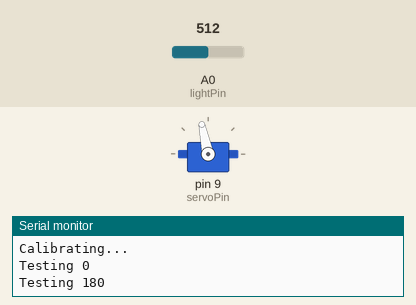
Bench run of a sketch on a simulated Arduino Uno, built with avr-gcc and run on an emulated ATmega328P. Shown: servo, the last lines printed to the serial monitor. The test bench sets the inputs (shaded band); at power-on: A0 (lightPin) = 512.

Above: at 16.2 s.
16.3 s: A0 (lightPin) set to 306
At 19.8 s:
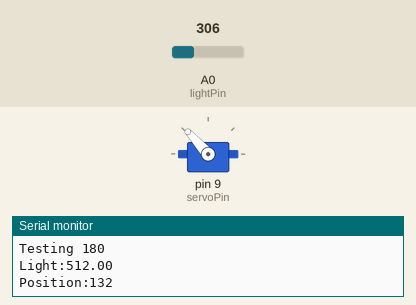
20.1 s: A0 (lightPin) set to 511
At 20.1 s:
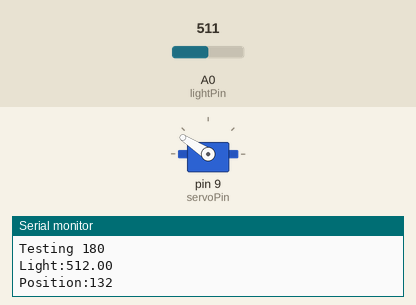
23.9 s: A0 (lightPin) set to 716
At 24.8 s:
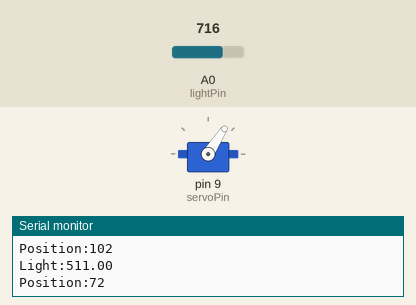
Timing chart, 0 to 33.7 s (numbered marks = the images above; inputs shaded):
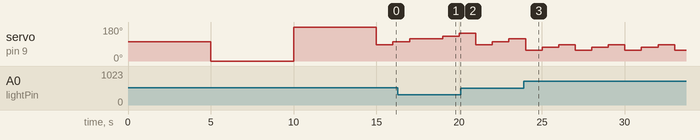

Measured:
- by itself, servo on pin 9 (servoPin): repeats every 3.0 s: 72° 1.0 s, 87° 1.0 s, 57° 1.0 s

The sketch:

CS02Final.ino
```cpp
#include <Servo.h>

//GLOBAL VARIABLES
  //SERVO OBJECT
    Servo lightServo;
  //SERVO POSITION
    int pos1;
    const int littlestep(15);
    const int bigstep(30);
  //PINS
    const int lightPin = 0;
    const int servoPin = 9;
    double lightLevel, lightLevel2, lightLevel3;

//SETUP FUNCTION
  void setup()
  {
    //INITIALIZE SERVO OBJECTS
    initialize();
   //GREETING AND CALIBRATION
    update();
    greeting();
    calibrate();
  }

//LOOP FUNCTION
  void loop()
  {
   twitch();
   check();
   trace();
  }

  void greeting()
  {
   lightServo.write(pos1);
   Serial.print("Greetings");
   Serial.println();
   Serial.print("Current light level is:");
   Serial.print(lightLevel);
   Serial.println();
   Serial.print("Current position is:");
   Serial.print(pos1);
   Serial.println();
   delay(5000);
  }

  void calibrate()
  {
   Serial.print("Calibrating...");
   Serial.println();
   Serial.print("Testing 0");
   Serial.println();
   //SERVO CALIBRATION
   lightServo.write(0);
   delay(5000);
   Serial.print("Testing 180");
   lightServo.write(180);
   delay(5000);
  }

  void initialize()
  {
    //ATTACH LIGHTSERVO
    lightServo.attach(servoPin);
    //INITIALIZE SERIAL @ 9600
    Serial.begin(9600);
  }
  void update()
  {
   //READ LIGHT LEVEL FROM PHOTORESISTOR
    lightLevel = analogRead(lightPin);
    //MAP TAKES HIGH AND LOW INPUT VALUES FROM THE PHOTORESISTOR AND MAPS THEM TO A SCALE OF 0-180
    pos1 = map(lightLevel, 0, 900 , 0 , 180);
    //CONSTRAIN VALUES FOR SERVO OPERATION
    pos1 = constrain(pos1, 0, 180);
  }

  void trace()
  {
   Serial.println();
   Serial.print("Light:");
   Serial.print(lightLevel);
   Serial.println();
   Serial.print("Position:");
   Serial.print(pos1);
   Serial.println();
  }
  void twitch()
  {
    lightServo.write(pos1-littlestep);
    delay(1000);
    lightLevel = analogRead(lightPin);
    lightServo.write(pos1);
    delay(1000);
    lightLevel2 = analogRead(lightPin);
    lightServo.write(pos1+littlestep);
    delay(1000);
    lightLevel3 = analogRead(lightPin);
    lightServo.write(pos1);
  }
  void check()
  {
   if (lightLevel > lightLevel3 && lightLevel > lightLevel2 )
   {
     pos1 += bigstep;
     lightServo.write(pos1);
   }
   else if (lightLevel3 > lightLevel && lightLevel3 > lightLevel2)
   {
     pos1 -= bigstep;
     lightServo.write(pos1);
   }
  }
```
